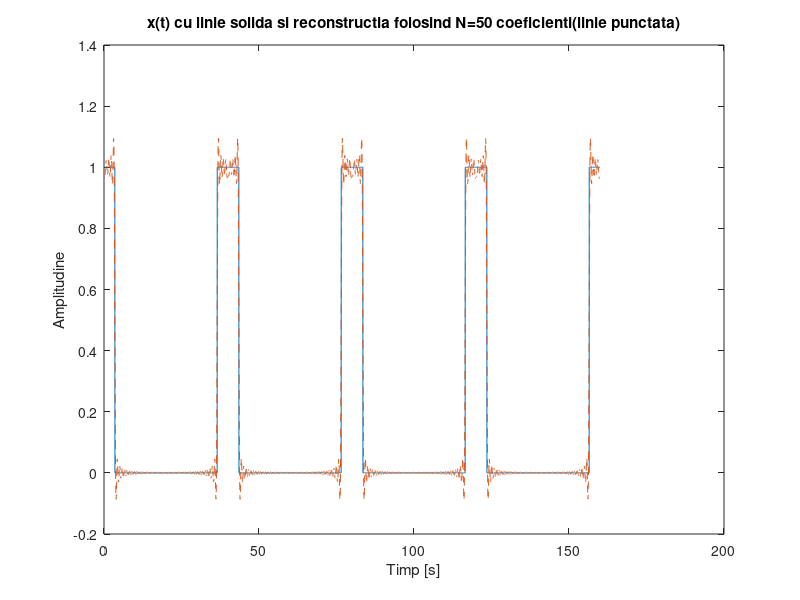
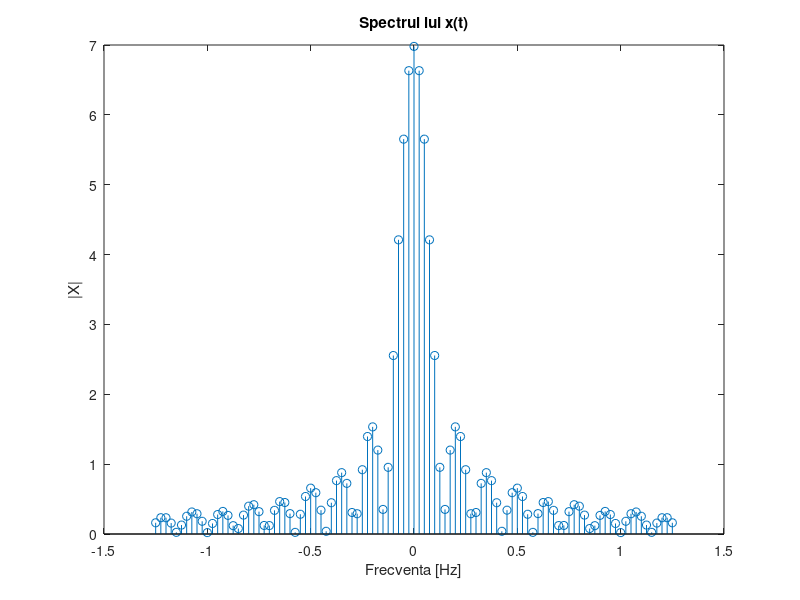

These figures' MATLAB source, in order:
N = 50; % numarul de coeficienti
D = 7; % durata
P = 40; % perioada
F=1/P; % frecventa 
w0=2*pi/P; % pulsatia
t=0:0.02:P-0.02; % timpul pe care calculam integrala (o perioada); 
                 % rezolutia temporala trebuie sa fie de 2 ori mai mica decat perioada semnalului (teorema esantionarii);
% semnalul dreptungiular
x = zeros(1,size(t,2)); % initializarea lui x ( semnalul dreptunghiular) cu zerouri
x(t<=D/2) =1; % de la 0 la D/2 x are valoarea 1 ( generam amplitundinea semnalului)
x(t>P-D/2) =1; % de la D/2 la P x are valoarea 1 ( generam amplitundinea semnalului)
t_4perioade = 0:0.02:4*P-0.02; % vectorul timp pentru reprezentarea pe 4 perioade
x_4perioade = repmat(x,1,4); % vectorul x pentru reprezentarea pe 4 perioade ( genram 4 perioade de semnal dreptunghi)
   
% integrala numerica prin functia trapz
for k = -N:N
    x_temp = x;
    x_temp = x_temp.*exp(-j*k*w0*t); % vectorul inmultit cu termenul corespunzator
    X(k+51) = trapz(t,x_temp); % trapz calculeaza integrala prin metoda trapezului 
    %(imparte suprafata in forme trapezoidale pentru a calcula mai usor aria)
end

x_refacut(1:length(t)) = 0; % initializarea semnalului reconstruit cu N puncte

%reconstructia lui x(t) folosind N coeficienti
for index = 1:length(t);
for k = -N:N
x_refacut(index) = x_refacut(index) + (1/P)*X(k+N+1)*exp(j*k*w0*t(index));
end
end

figure(1);
plot(t_4perioade,x_4perioade); % afisarea lui x(t)
title('x(t) cu linie solida si reconstructia folosind N=50 coeficienti(linie punctata)');
hold on
x_refacut_4perioade = repmat(x_refacut,1,4); % generarea lui x reconstruit pentru 4 perioade
plot(t_4perioade,x_refacut_4perioade,'--'); % afisarea lui x reconstruit pentru 4 perioade
xlabel('Timp [s]');
ylabel('Amplitudine');

f = -N*F:F:N*F; % generarea vectorului de frecvente
figure(2);
stem(f,abs(X)); % afisarea lui X
title('Spectrul lui x(t)');
xlabel('Frecventa [Hz]');
ylabel('|X|');

%
% Seriile Fourier  ne spunca orice semnal periodic poate fi aproximat
% printr-o suma infinita de sin si cos.
% Coeficienti lui si sin si cos reprezinta spectrul de amplitudini al
% semnalului.
% Semnalul reconstruit folosind un numar finit de termeni se apropie ca
% forma de semnalul original dar are o anume eroare. Cu cat marim
% numarul de coeficienti cu atat aceasta  eroare va fi  mai mica. 
%In plus se observa faptul ca semnalul poate fi aproximat printr-o
% suma de sinusoide: variatiile semanlului au un caracter de sinusoida.
